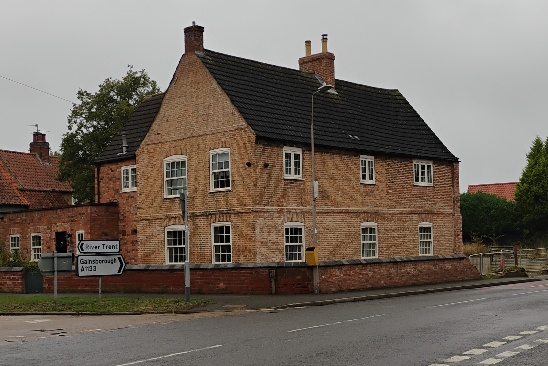
#> input picture before.jpg, 548 x 366 px
$ python image_morpher_copy.py --base_image ../before.jpg --surrogate_image ../community1.jpg
#> lines starting #> are read from the running program, lines starting #| are printed output that depends on the picture
import cv2
import numpy as np
import matplotlib.pyplot as plt
from matplotlib.widgets import Button
import matplotlib
import sys
import os
import argparse
import subprocess

# Ensure Matplotlib uses the TkAgg backend
matplotlib.use('TkAgg')

# Global variables to store points
points_base = []
points_surrogate = []
point_number = 1
last_clicked_axis = None  # Keep track of the last clicked axis

def parse_arguments():
    parser = argparse.ArgumentParser(description='Image Morphing Script')
    parser.add_argument('--base_image', type=str, required=True, help='Filename of the base image')
    parser.add_argument('--surrogate_image', type=str, required=True, help='Filename of the surrogate image')
    parser.add_argument('--num_frames', type=int, default=20, help='Number of frames for the morphing sequence')
    parser.add_argument('--output_folder', type=str, default='output', help='Folder to save output files')
    args = parser.parse_args()
    return args

# [181 lines left out: functions apply_sepia, onclick, process_images, create_animations, clear_points, not called in this run]

if __name__ == '__main__':
    # Parse command-line arguments
    args = parse_arguments()

    # Load images
    base_image = cv2.imread(args.base_image)
#> base_image is the input picture: shape (366, 548, 3); mean B, G, R 96.9, 106.1, 115.8
    surrogate_image = cv2.imread(args.surrogate_image)
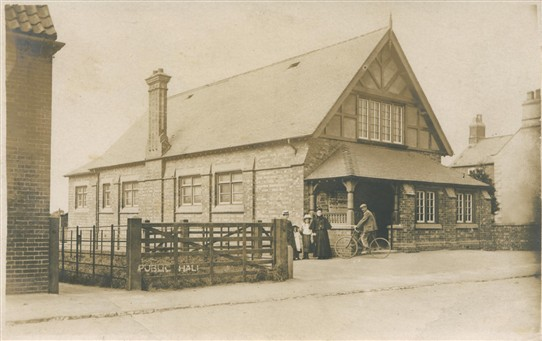
#> input picture community1.jpg, 542 x 341 px
#> surrogate_image is the input picture: shape (341, 542, 3); mean B, G, R 145.8, 170.9, 183.6

    # Check if images were loaded successfully
    if base_image is None:
        print(f"Error: {args.base_image} not found or could not be opened.")
        sys.exit(1)
    if surrogate_image is None:
        print(f"Error: {args.surrogate_image} not found or could not be opened.")
        sys.exit(1)

    # Resize images to the same size if necessary
    height1, width1 = base_image.shape[:2]
#> height1 = 366; width1 = 548
    height2, width2 = surrogate_image.shape[:2]
#> height2 = 341; width2 = 542

    if (height1, width1) != (height2, width2):
        width = min(width1, width2)
#> width = 542
        height = min(height1, height2)
#> height = 341
        base_image = cv2.resize(base_image, (width, height))
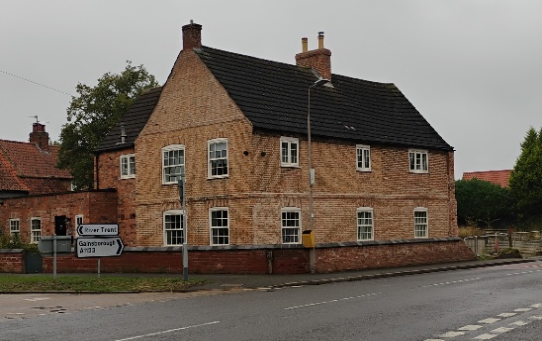
#> base_image: shape (341, 542, 3); mean B, G, R 96.8, 106, 115.7
        surrogate_image = cv2.resize(surrogate_image, (width, height))

    # Convert images from BGR to RGB for matplotlib
    base_image_rgb = cv2.cvtColor(base_image, cv2.COLOR_BGR2RGB)
    surrogate_image_rgb = cv2.cvtColor(surrogate_image, cv2.COLOR_BGR2RGB)

    # Create matplotlib figure and axes
    fig, (ax1, ax2) = plt.subplots(1, 2, figsize=(10, 5))
    plt.subplots_adjust(bottom=0.2)  # Make room for buttons

    # Display the images
    ax1.imshow(base_image_rgb)
    ax1.set_title('Base Image')
    ax1.axis('off')

    ax2.imshow(surrogate_image_rgb)
    ax2.set_title('Surrogate Image')
    ax2.axis('off')

    # Connect the onclick event
    cid = fig.canvas.mpl_connect('button_press_event', onclick)

    # Add a Process button
    ax_process = plt.axes([0.35, 0.05, 0.1, 0.075])
    btn_process = Button(ax_process, 'Process')

    # Add a Clear Points button
    ax_clear = plt.axes([0.5, 0.05, 0.1, 0.075])
    btn_clear = Button(ax_clear, 'Clear Points')

    btn_process.on_clicked(process_images)
    btn_clear.on_clicked(clear_points)

    plt.show()
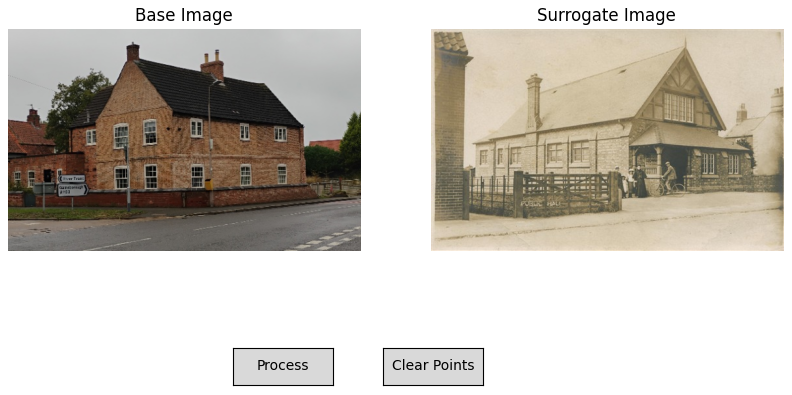
#> figure drawn by matplotlib, 2 panels
